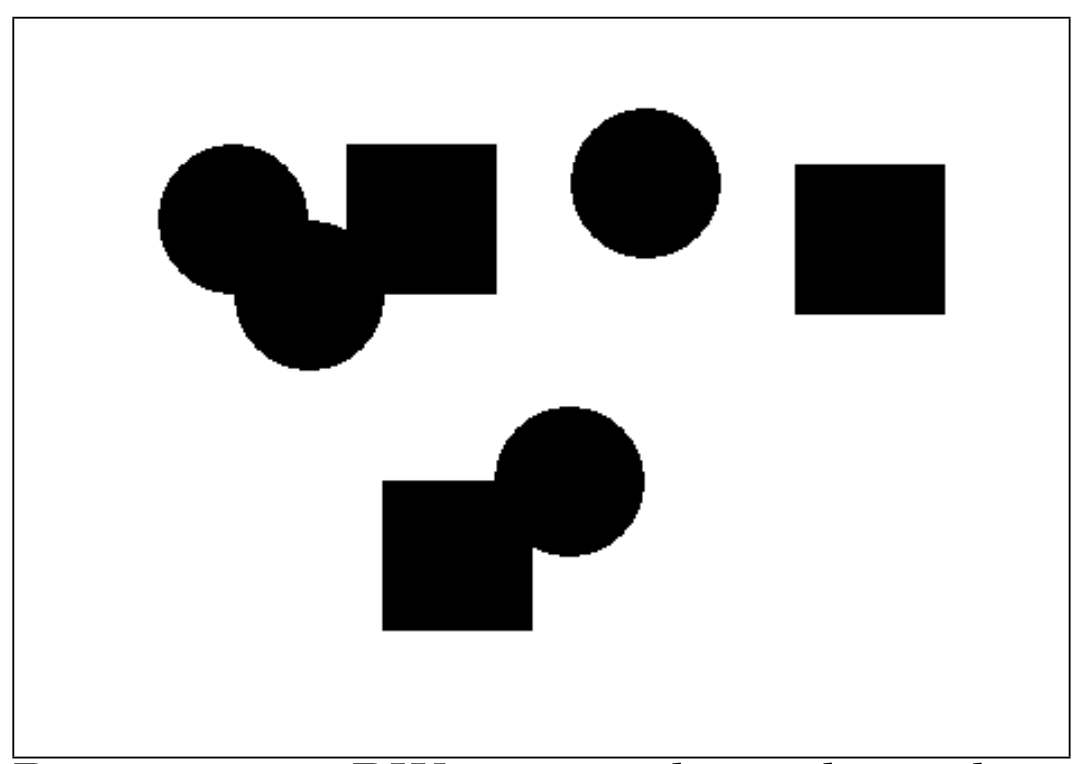
#> input picture Images/tesst.png, 1090 x 764 px, found by its file name
$ python numpy.py
#> lines starting #> are read from the running program, lines starting #| are printed output that depends on the picture; after the words box and inside, x2 and y2 are one past the last pixel; in counts of white or black regions, pixels touching at a corner belong together; long printed decimals are rounded
import numpy as np
import matplotlib.pyplot as plt
from skimage import io, morphology, measure


# tried with 2 images ///tesst.png and coins2.png///
image = io.imread('tesst.png', as_gray=True)
#> image: shape (764, 1090) float64; min 0, max 1, mean 0.834

radius = 5  #taking 5 as radius tried with different radiuses

#No' of disks
preprocessed_image = morphology.binary_opening(image)
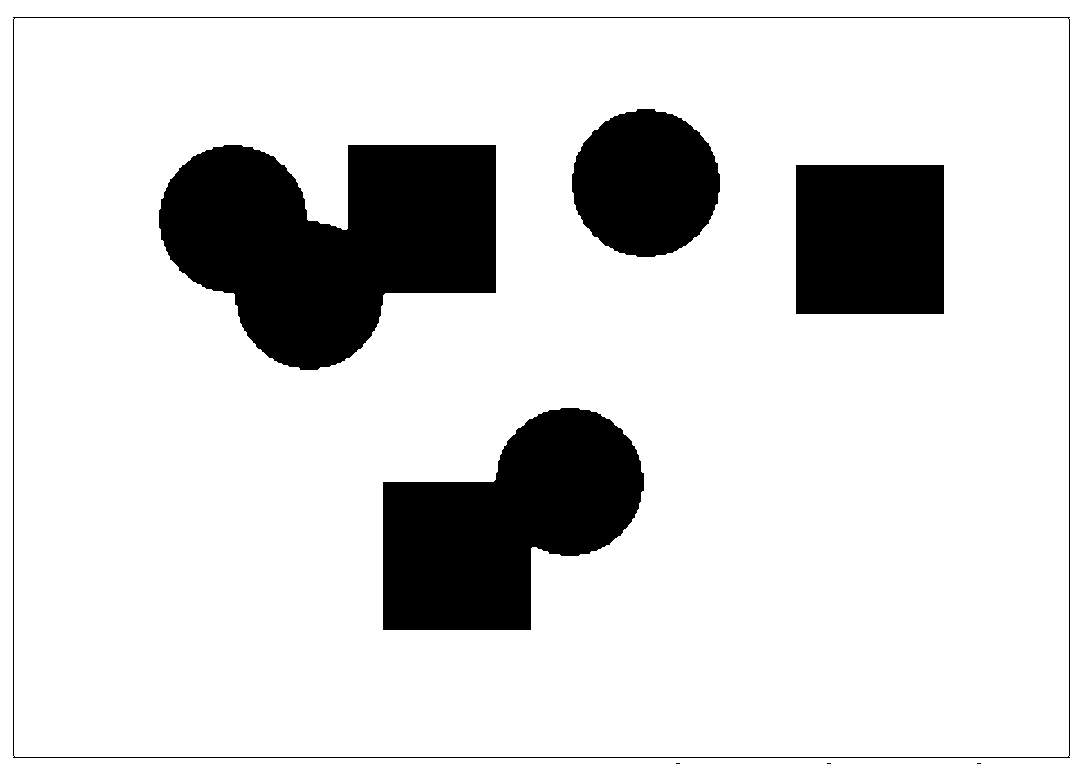
#> preprocessed_image: shape (764, 1090) bool; 84.2% white; 8 black regions (3 under 20 px), largest, box (x1, y1, x2, y2) and area: (159, 145, 496, 370) 51817, (383, 408, 644, 630) 37390, (796, 165, 944, 314) 22052, (572, 109, 720, 257) 17013, (13, 17, 1070, 758) 3592
disk_separated = morphology.binary_erosion(preprocessed_image, footprint=morphology.disk(radius))
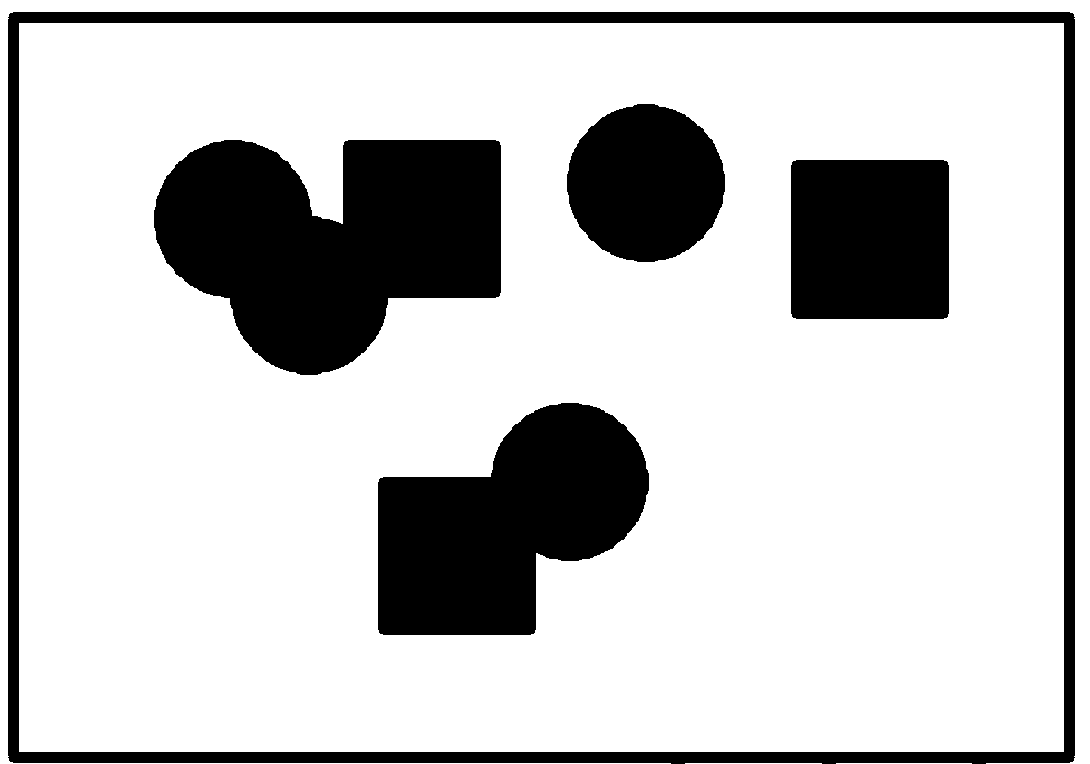
#> disk_separated: shape (764, 1090) bool; 78% white; 5 black regions, box (x1, y1, x2, y2) and area: (154, 140, 501, 375) 57538, (378, 403, 649, 635) 41879, (8, 12, 1075, 764) 39510, (791, 160, 949, 319) 25082, (567, 104, 725, 262) 19452
labeled_image = measure.label(disk_separated)
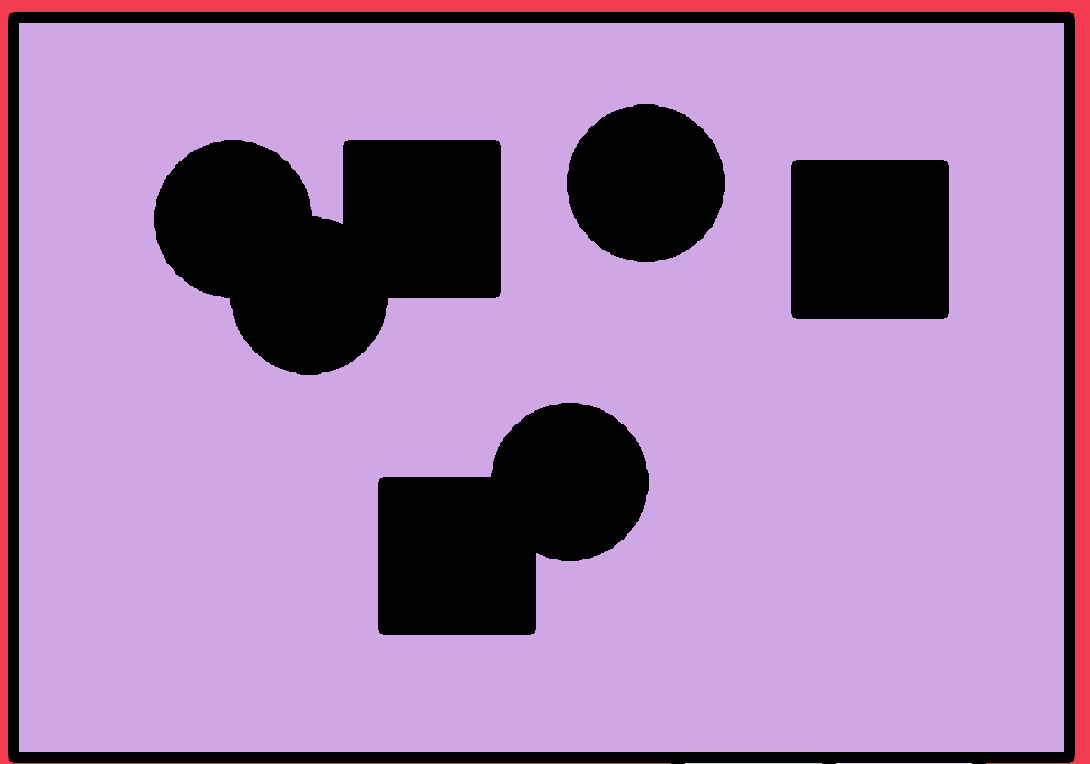
#> labeled_image: shape (764, 1090) int32; 5 distinct labels, from 0 to 4; one colour per label, 0 black
disk_count = np.max(labeled_image)
#> disk_count = 4


#bound pixels
eroded_image = morphology.binary_erosion(image)
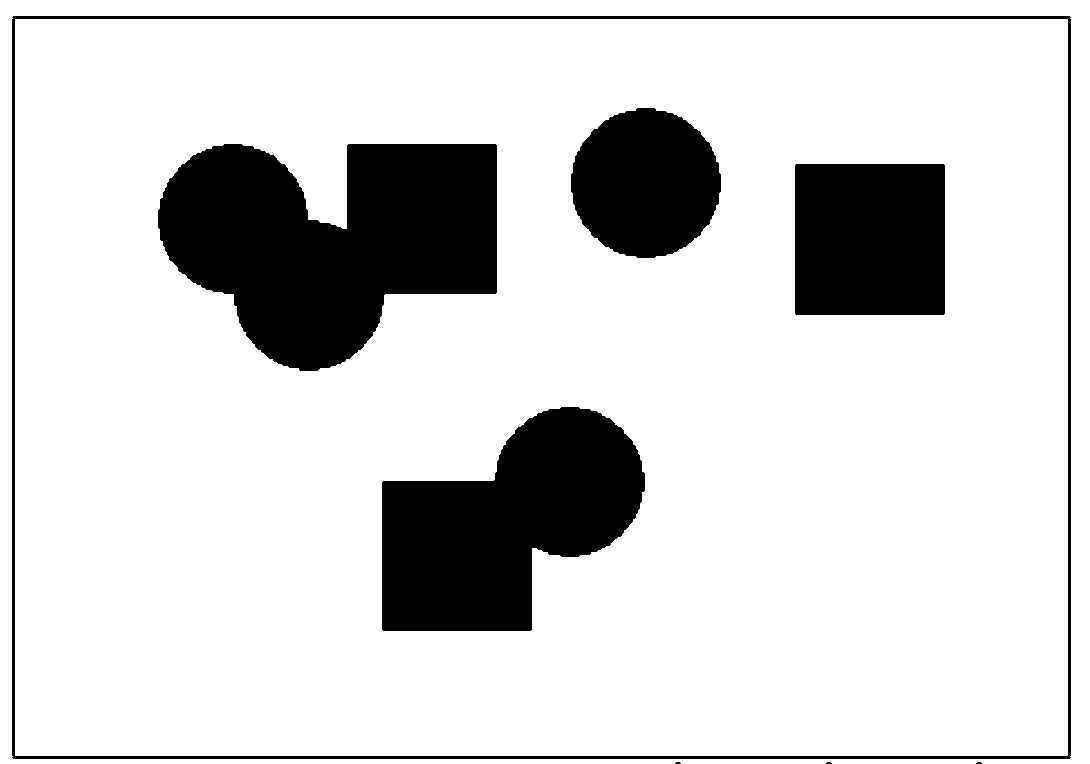
#> eroded_image: shape (764, 1090) bool; 82.9% white; 8 black regions (3 under 20 px), largest, box (x1, y1, x2, y2) and area: (158, 144, 497, 371) 52902, (382, 407, 645, 631) 38247, (795, 164, 945, 315) 22646, (571, 108, 721, 258) 17451, (12, 16, 1071, 759) 10768
boundary_image = np.subtract(image, eroded_image)
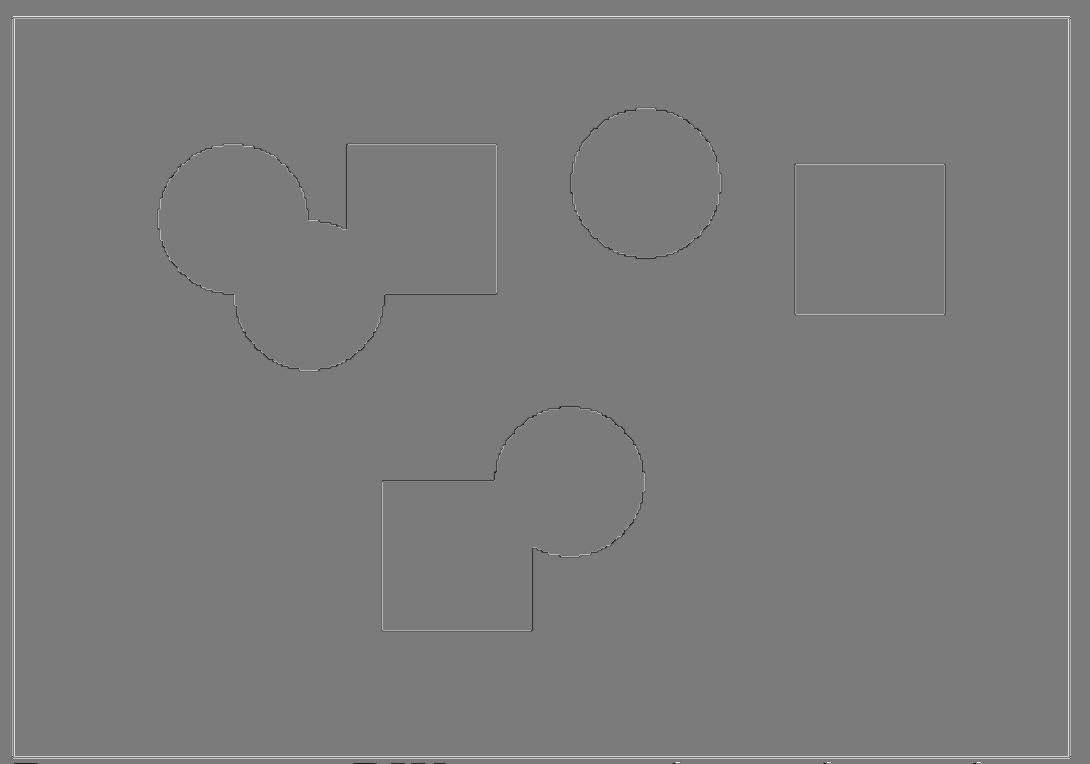
#> boundary_image: shape (764, 1090) float64; min -0.918, max 0.979, mean 0.00435; drawn with min black and max white
boundary_pixel_count = np.sum(boundary_image)
#> boundary_pixel_count = 3624.5


#common pixels
labeled_objects = measure.label(preprocessed_image)
intersection_image = np.zeros_like(image)

for label in np.unique(labeled_objects)[1:]:
    object_mask = labeled_objects == label
    intersection_image = np.logical_or(intersection_image, object_mask)
#> this loop made 1 pass


#white pixel
common_pixel_count = np.sum(intersection_image)
#> common_pixel_count = 700884

print("Number of disks:", disk_count)
#| Number of disks: 4
print("Number of boundary pixels:", boundary_pixel_count)
#| Number of boundary pixels: 3624.549
print("Number of common pixels between objects:", common_pixel_count)
#| Number of common pixels between objects: 700884

$ run again, with Images/coins2.png copied over Images/tesst.png
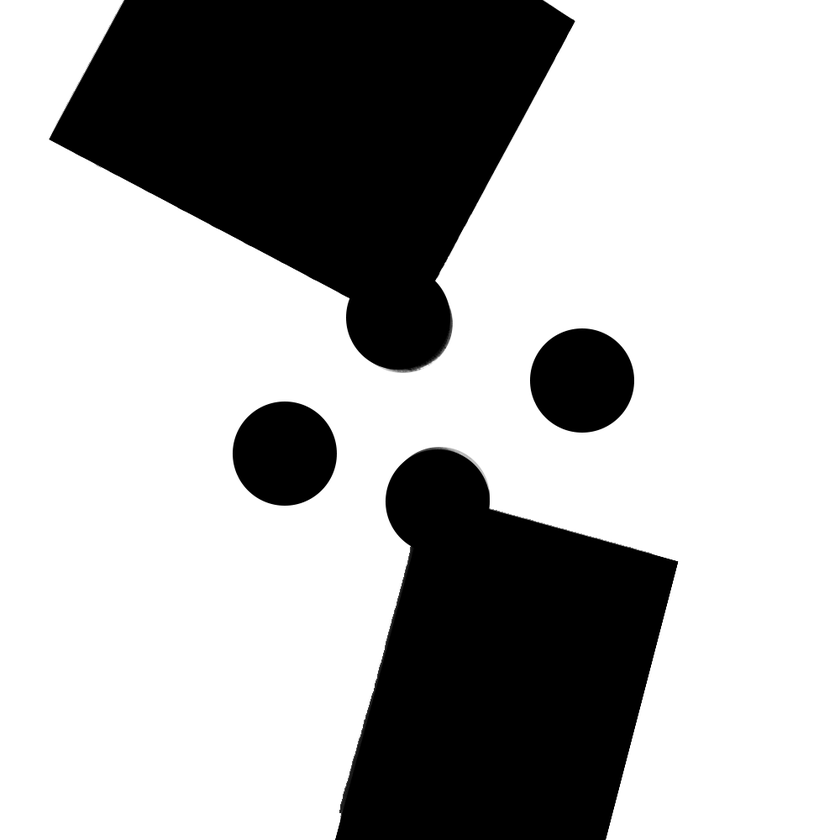
#> input picture Images/coins2.png, 840 x 840 px, shrunk from 1000 x 1000 before the run, found by its file name
#> image is the input picture: shape (840, 840); min 0, max 255, mean 175.1
#> `preprocessed_image = morphology.binary_opening(image)`:
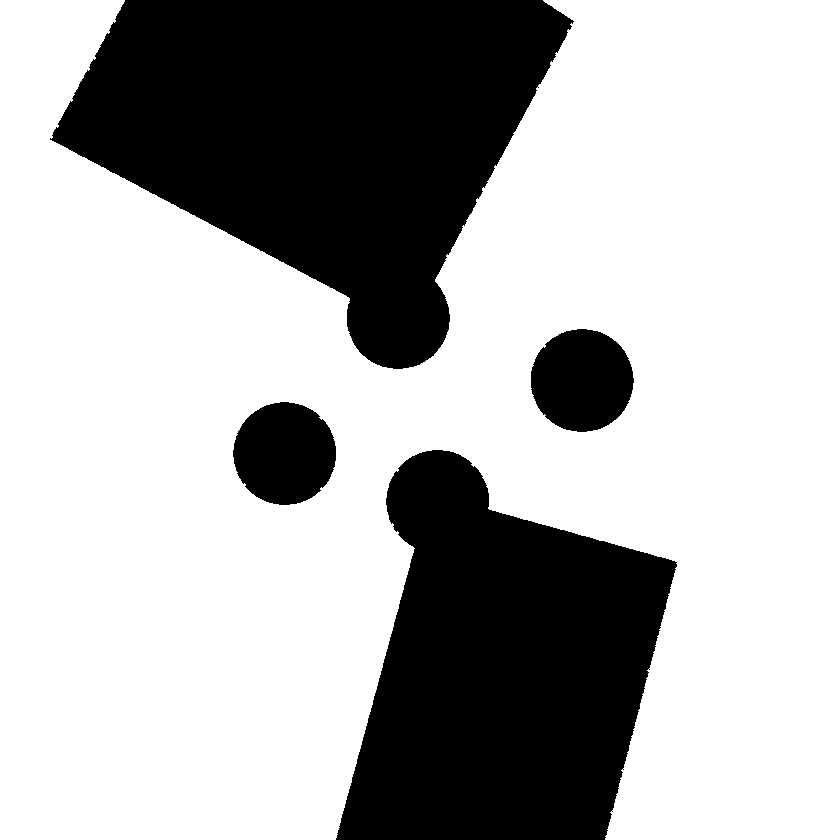
#> preprocessed_image: shape (840, 840) bool; 69.1% white; 4 black regions, box (x1, y1, x2, y2) and area: (50, 0, 574, 369) 112408, (336, 450, 677, 840) 88948, (531, 329, 634, 432) 8283, (233, 402, 336, 505) 8268
#> disk_separated: shape (840, 840) bool; 67.2% white; 4 black regions, box (x1, y1, x2, y2) and area: (45, 0, 579, 374) 117717, (331, 445, 682, 840) 93938, (526, 324, 639, 437) 9960, (228, 397, 341, 510) 9950
#> disk_count = 1
#> `eroded_image = morphology.binary_erosion(image)`:
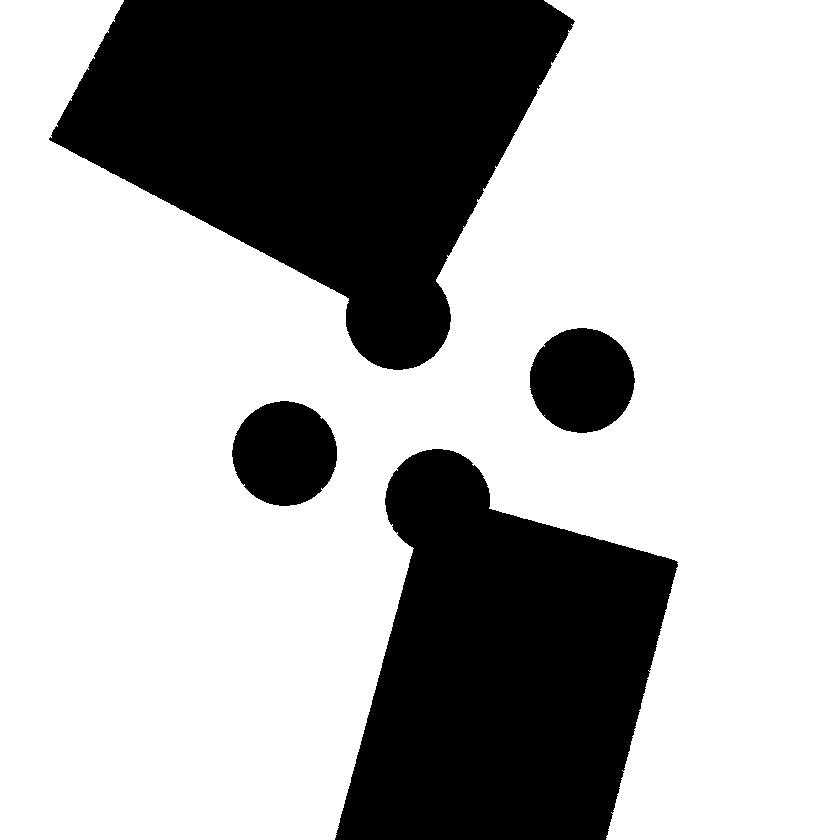
#> eroded_image: shape (840, 840) bool; 68.8% white; 4 black regions, box (x1, y1, x2, y2) and area: (49, 0, 575, 370) 113377, (335, 449, 678, 840) 89923, (530, 328, 635, 433) 8581, (232, 401, 337, 506) 8567
#> boundary_pixel_count = 123049596
#> the loop `for label in np.unique(labeled_objects)[1:]:` made 1 pass
#> common_pixel_count = 487693
#| Number of disks: 1
#| Number of boundary pixels: 123049596
#| Number of common pixels between objects: 487693
